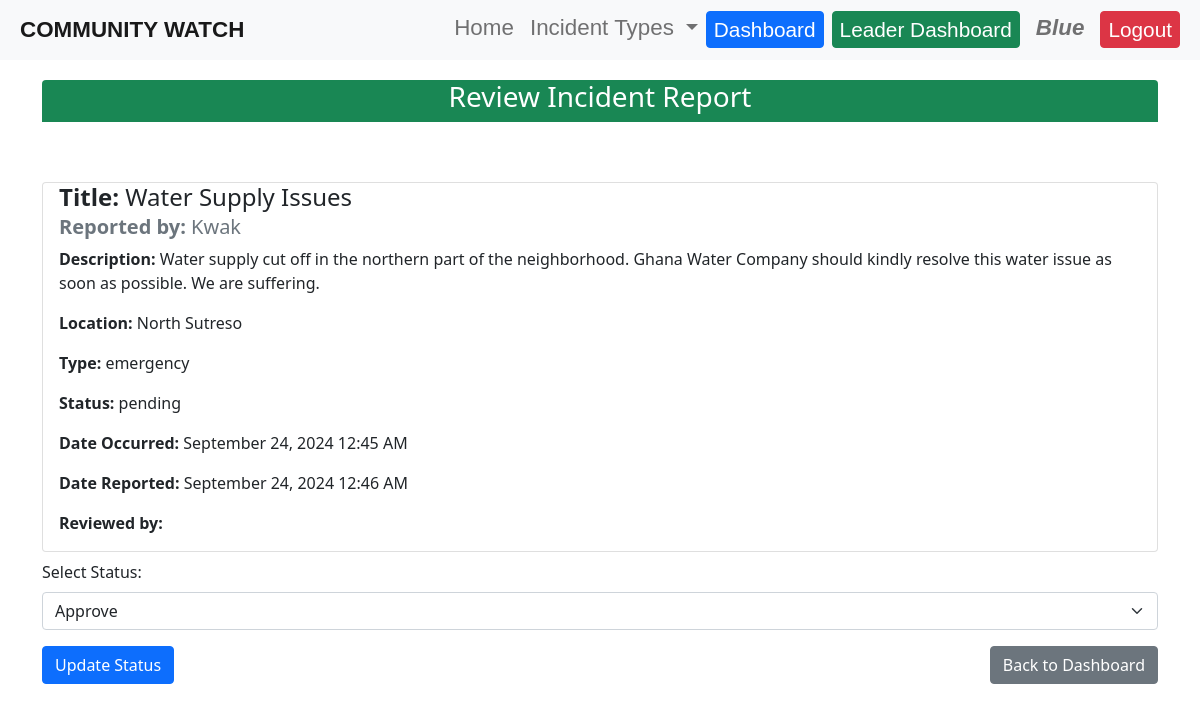
Page /review-report/31/ (signed in) on the committed database.
### reports/models.py (models this page shows, shortened)
class Incident(models.Model):
    STATUS_CHOICES = [
        ('pending', 'Pending'),
        ('approved', 'Approved'),
        ('rejected', 'Rejected'),
        ('escalated', 'Escalated'),
        ('resolved', 'Resolved'),
    ]
    INCIDENT_TYPE_CHOICES = [
        ('theft', 'Theft'),
        ('vandalism', 'Vandalism'),
        ('fire', 'Fire'),
        ('accident', 'Accident'),
        ('emergency', 'Emergency'),
        ('medical', 'Medical'),
        ('police', 'Police'),
        ('other', 'Other'),
]
    title = models.CharField(max_length=200)
    description = models.TextField()
    location = models.CharField(max_length=200)
    incident_type = models.CharField(max_length=100, choices=INCIDENT_TYPE_CHOICES, default='other')
    date_occurred = models.DateTimeField(default=timezone.now)  # This allows users to set the date and time
    date_reported = models.DateTimeField(auto_now_add=True)
    reported_by = models.ForeignKey(User, on_delete=models.CASCADE)
    status = models.CharField(max_length=20, choices=STATUS_CHOICES, default='pending')
    reviewed_by = models.ForeignKey(User, on_delete=models.SET_NULL, null=True, blank=True, related_name='reviewed_incidents')

### reports/views.py (the view, shortened to what this page needs)
# urls.py: path('review-report/<int:incident_id>/', views.review_report, name='review_report'),
@user_passes_test(is_community_leader)
def review_report(request, incident_id):
    incident = get_object_or_404(Incident, id=incident_id)
    return render(request, 'reports/review_report.html', {'incident': incident})

### reports/views.py (called while the page is built)
def is_community_leader(user):
    return user.groups.filter(name='Community Leaders').exists()

### reports/templates/reports/review_report.html (shortened to what this page needs)
{% extends 'base.html' %}
{% block content %}
<div class="container my-4">
    <h3 class="mb-4 bg-success text-white text-center rounded-top" style="margin: 0; margin-top: 80px; padding-bottom: 8px;">Review Incident Report</h3>
    <div class="card mb-2">
        <div class="card-body">
            <h4 class="card-title"><strong>Title:</strong> {{ incident.title }}</h4>
            <h5 class="card-subtitle mb-2 text-muted"><strong>Reported by:</strong> {{ incident.reported_by.username }}</h5>
            <p class="card-text"><strong>Description:</strong> {{ incident.description }}</p>
            <p class="card-text"><strong>Location:</strong> {{ incident.location }}</p>
            <p class="card-text"><strong>Type:</strong> {{ incident.incident_type }}</p>
            <p class="card-text"><strong>Status:</strong> {{ incident.status }}</p>
            <p class="card-text"><strong>Date Occurred:</strong> {{ incident.date_occurred|date:"F d, Y g:i A" }}</p>
            <p class="card-text"><strong>Date Reported:</strong> {{ incident.date_reported|date:"F d, Y g:i A" }}</p>
            <p class="card-text"><strong>Reviewed by:</strong> {{ incident.reviewed_by.get_full_name }}</p>
        </div>
    </div>
    <form method="post" class="mb-4">
        <div class="mb-3">
            <label for="action" class="form-label">Select Status:</label>
            <select name="action" id="action" class="form-select">
                <option value="approve">Approve</option>
            </select>
        </div>
        <div class="d-flex justify-content-between">
            <button type="submit" class="btn btn-primary">Update Status</button>
            <a href="{% url 'dashboard' %}" class="btn btn-secondary">Back to Dashboard</a>
        </div>
    </form>
</div>
{% endblock %}

### templates/base.html (shortened to what this page needs)
{% load static %}
<!DOCTYPE html>
<html lang="en">
    <link href="https://cdn.jsdelivr.net/npm/bootstrap@5.1.3/dist/css/bootstrap.min.css" rel="stylesheet">
    <link href="{% static 'css/style.css' %}" rel="stylesheet">
    <link rel="stylesheet" href="https://use.fontawesome.com/releases/v5.13.0/css/all.css">
</head>
<body>
    <header>
        <nav class="navbar navbar-expand-lg navbar-light bg-light fixed-top">
            <a class="navbar-brand" href="{% url 'home' %}">COMMUNITY WATCH</a>
            <div class="collapse navbar-collapse" id="navbarNav">
                <ul class="navbar-nav ms-auto">
                    <li class="nav-item">
                        <a class="nav-link navbar-text" href="{% url 'home' %}">Home</a>
                    </li>
                    <li class="nav-item dropdown">
                        <a class="nav-link dropdown-toggle navbar-text" href="#" id="navbarDropdown" role="button" data-bs-toggle="dropdown" aria-expanded="false">
                            Incident Types
                        </a>
                    </li>
                    {% if user.is_authenticated %}
                        <li class="nav-item">
                            <a class="btn btn-primary me-2 btn-text" href="{% url 'dashboard' %}">Dashboard</a>
                        </li>
                        {% if user.groups.all.0.name == 'Community Leaders' %}
                            <li class="nav-item">
                                <a class="btn btn-success me-2 btn-text" href="{% url 'leader_dashboard' %}">Leader Dashboard</a>
                            </li>
                        {% endif %}
                        <li class="nav-item">
                        <p class="mb-0 me-2 nav-link username">{{ user.username }}</p>
                        </li>
                        <li class="nav-item">
                            <a class="btn btn-danger btn-text" href="{% url 'logout' %}">Logout</a>
                        </li>
                    {% endif %}
                </ul>
            </div>
        </nav>
    </header>
    <main>
        {% block content %}
        {% endblock %}
    </main>
</body>
</html>

### static/css/style.css (style rules this page uses)
body { margin: auto; }
.navbar-brand { margin-left: 20px; font-family: Verdana, Geneva, Tahoma, sans-serif; font-weight: 900; font-size: 1.4rem; margin-top: 0%; margin-bottom: 0%; }
.navbar-text { font-family: 'Gill Sans', 'Gill Sans MT', Calibri, 'Trebuchet MS', sans-serif; font-size: 1.4rem; font-weight: 500; padding: 0%; }
.navbar-collapse { margin-right: 20px; margin-left: 20px; }
.btn-text { font-family: 'Gill Sans', 'Gill Sans MT', Calibri, 'Trebuchet MS', sans-serif; font-size: 1.3rem; font-weight: 500; padding: 2px 7px; }
.username { font-family: 'Gill Sans', 'Gill Sans MT', Calibri, 'Trebuchet MS', sans-serif; font-size: 1.4rem; font-style: italic; font-weight: 600; padding: 0%; }
.card { max-height: 600px; margin-top: 60px; padding-top: 0%; padding-bottom: -5px; }
.card-body { padding-top: 0%; }

### rows in the picture
Incident: title "Water Supply Issues", reported_by.username "Kwak", description "Water supply cut off in the northern part of the neighborhood. Ghana Water Company should kindly resolve this water issue as soon as possible. We are suffering.", location "North Sutreso", incident_type "emergency", status "pending", date_occurred "September 24, 2024 12:45 AM", date_reported "September 24, 2024 12:46 AM"

### other values in the picture
{{ user.username }} "Blue"
